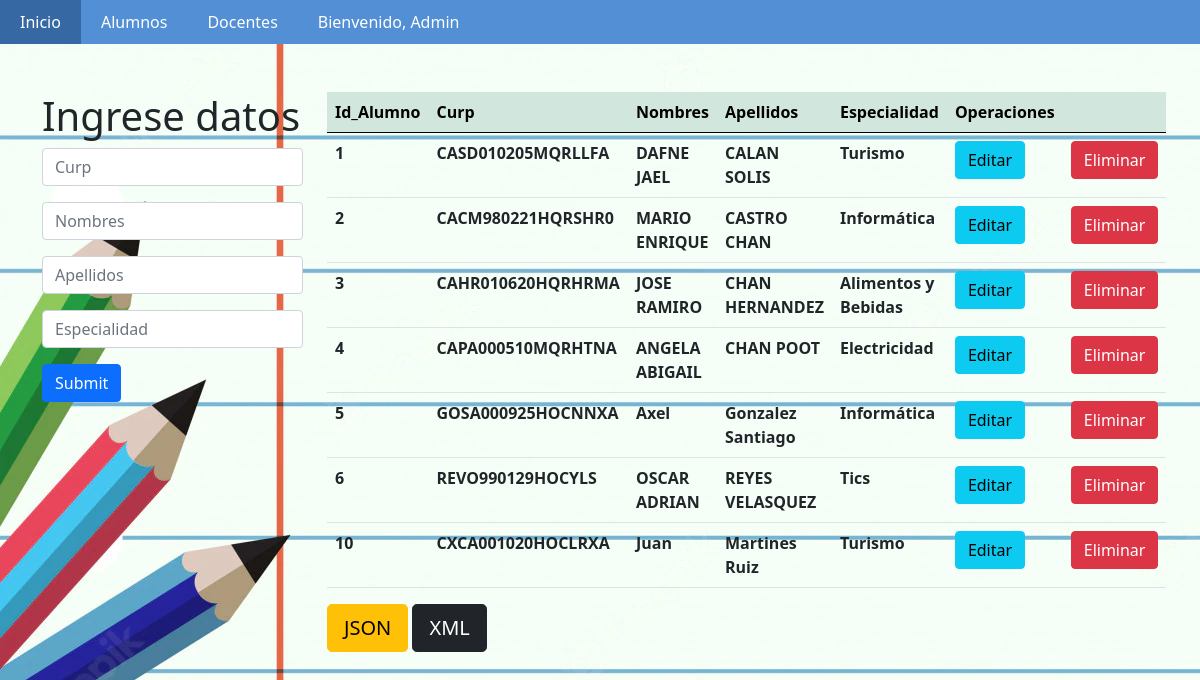
/alumno/alumno.php (signed in), run on the app's committed database.
### tables this page shows
CREATE TABLE `alumno` (
  `id_alumno` int(11) NOT NULL,
  `curp` varchar(17) NOT NULL,
  `nombre` varchar(100) NOT NULL,
  `apellidos` varchar(100) NOT NULL,
  `especialidad` varchar(100) NOT NULL
);

### alumno/alumno.php (the view, shortened to what this page needs)
<?php
if (isset($_SESSION['Id_Usuario']) && isset($_SESSION['nombre'])) {
 ?>
<?php
    $con=conectar();
    $sql="SELECT *  FROM alumno";
    $query=mysqli_query($con,$sql);
?>
<!DOCTYPE html>
<html lang="en">
    <head>
        <link href="../style_m.css?126967" rel="stylesheet">
        <link href="https://cdn.jsdelivr.net/npm/bootstrap@5.0.0-beta1/dist/css/bootstrap.min.css" rel="stylesheet">
    </head>
    <body>
    <nav>
			<ul>
			<li><a href="../menu.php">Inicio</a></li>
				<li><a href="alumno.php">Alumnos</a></li>
				<li><a href="../docente/docente.php">Docentes</a></li>
				<li><a href="#">Bienvenido, <?php echo $_SESSION['nombre']; ?></a>
            </li>
			</ul>
		</nav>
            <div class="container mt-5">
                    <div class="row">
                        <div class="col-md-3">
                            <h1>Ingrese datos</h1>
                                <form action="insertar.php" method="POST">
                                    <input type="text" class="form-control mb-3" name="curp" placeholder="Curp">
                                    <input type="text" class="form-control mb-3" name="nombre" placeholder="Nombres">
                                    <input type="text" class="form-control mb-3" name="apellidos" placeholder="Apellidos">
                                    <input type="text" class="form-control mb-3" name="especialidad" placeholder="Especialidad">
                                    <input type="submit" class="btn btn-primary">
                                </form>
                        </div>
                        <div class="col-md-8">
                            <table class="table" >
                                <thead class="table-success table-striped" >
                                    <tr>
                                        <th>Id_Alumno</th>
                                        <th>Curp</th>
                                        <th>Nombres</th>
                                        <th>Apellidos</th>
                                        <th>Especialidad</th>
                                        <th>Operaciones</th>
                                        <th></th>
                                    </tr>
                                </thead>
                                <tbody>
                                        <?php
                                            while($row=mysqli_fetch_array($query)){
                                        ?>
                                            <tr>
                                                <th><?php  echo $row['id_alumno']?></th>
                                                <th><?php  echo $row['curp']?></th>
                                                <th><?php  echo $row['nombre']?></th>
                                                <th><?php  echo $row['apellidos']?></th>
                                                <th><?php  echo $row['especialidad']?></th>
                                                <th><a href="actualizar.php?id=<?php echo $row['id_alumno'] ?>" class="btn btn-info">Editar</a></th>
                                                <th><a href="delete.php?id=<?php echo $row['id_alumno'] ?>" class="btn btn-danger">Eliminar</a></th>
                                            </tr>
                                        <?php
                                            }
                                        ?>
                                </tbody>
                            </table>
                            <a class="btn btn-warning btn-lg" href="json.php" role="button">JSON</a>
                                    <a class="btn btn-dark btn-lg" href="xml.php" role="button">XML</a>
                        </div>
                    </div>
            </div>
    </body>
</html>
<?php
}else{
     header("Location: ../index.php");
     exit();
}
 ?>

### style_m.css (style rules this page uses)
body { background-image: url("img/escuela.webp"); background-repeat:no-repeat; margin-top: auto; }
nav { background:#528fd5; position: relative; }
nav ul { list-style:none; padding:0; margin:0; overflow:hidden; }
nav > ul > li { float:left; }
nav ul li a { text-decoration:none; color:#fff; display:block; padding:10px 20px; }

### data on the page
alumno: id_alumno "1", curp "CASD010205MQRLLFA", nombre "DAFNE JAEL", apellidos "CALAN SOLIS", especialidad "Turismo"
alumno: id_alumno "2", curp "CACM980221HQRSHR0", nombre "MARIO ENRIQUE", apellidos "CASTRO CHAN", especialidad "Informática"
alumno: id_alumno "3", curp "CAHR010620HQRHRMA", nombre "JOSE RAMIRO", apellidos "CHAN HERNANDEZ", especialidad "Alimentos y Bebidas"
alumno: id_alumno "4", curp "CAPA000510MQRHTNA", nombre "ANGELA ABIGAIL", apellidos "CHAN POOT", especialidad "Electricidad"
alumno: id_alumno "5", curp "GOSA000925HOCNNXA", nombre "Axel", apellidos "Gonzalez Santiago", especialidad "Informática"
alumno: id_alumno "6", curp "REVO990129HOCYLS", nombre "OSCAR ADRIAN", apellidos "REYES VELASQUEZ", especialidad "Tics"
alumno: id_alumno "10", curp "CXCA001020HOCLRXA", nombre "Juan", apellidos "Martines Ruiz", especialidad "Turismo"

### other printed values
$_SESSION['nombre'] "Admin"
